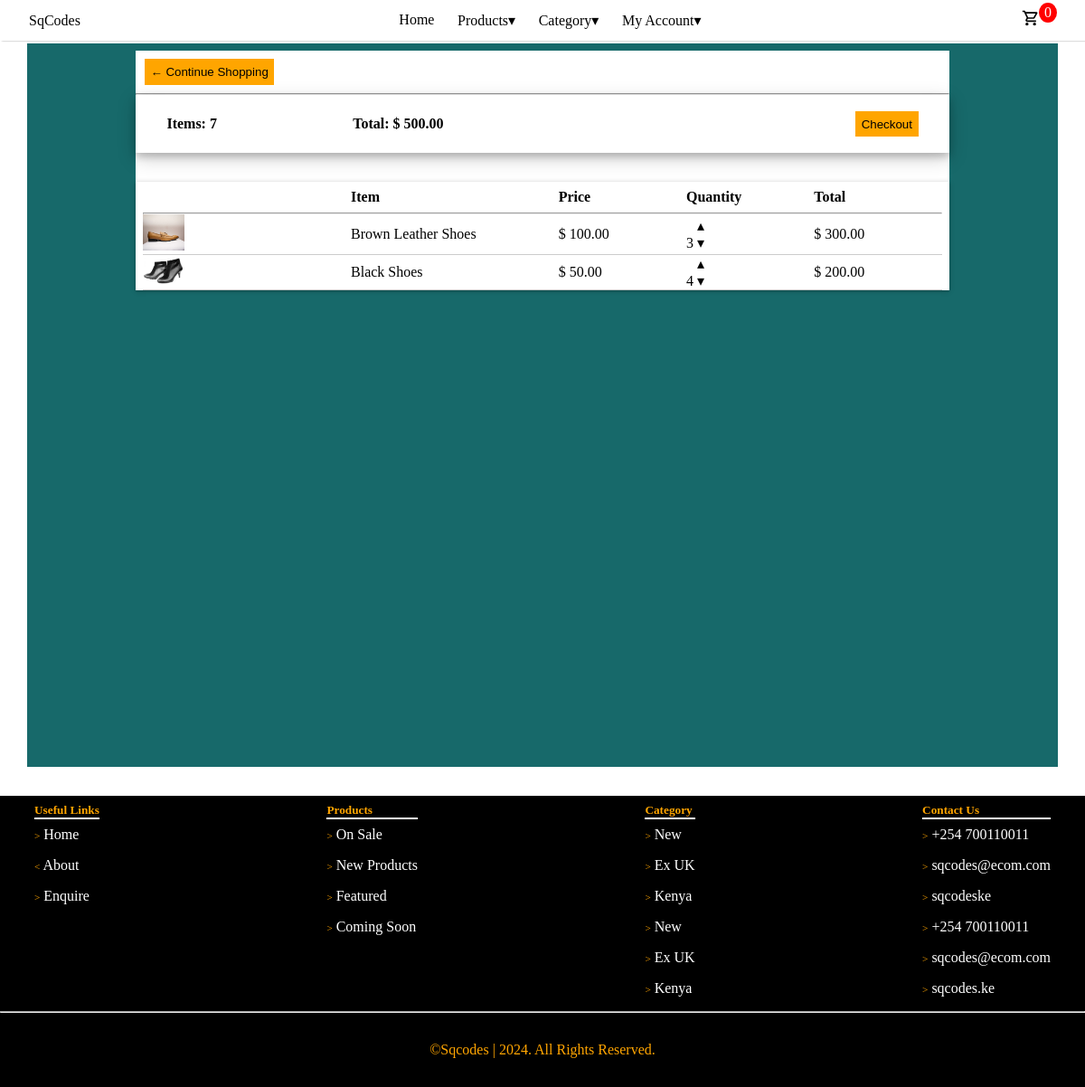
The app's page /cart/ (signed in) with its own data.
### store/models.py (models this page shows, shortened)
class Order(models.Model):
    customer = models.ForeignKey(Customer, on_delete=models.SET_NULL, blank=True, null=True)
    date = models.DateField(default=datetime.datetime.today)
    status = models.BooleanField(default=False)
    transaction_id = models.CharField(max_length=200, null=True)
    @property
    def get_cart_total(self):
        orderitems = self.orderitem_set.all()
        total = sum([item.get_total for item in orderitems])
        return total
    @property
    def get_cart_items(self):
        orderitems = self.orderitem_set.all()
        total = sum([item.quantity for item in orderitems])
        return total

class OrderItem(models.Model):
    product = models.ForeignKey(Product, on_delete=models.SET_NULL, blank=True, null=True)
    Order = models.ForeignKey(Order, on_delete=models.SET_NULL, blank=True, null=True)
    quantity = models.IntegerField(default=1)
    date = models.DateField(default=datetime.datetime.today)
    @property
    def get_total(self):
        total = self.product.price * self.quantity
        return total

class Product(models.Model):
    name = models.CharField(max_length=255)
    price = models.DecimalField(default=0, max_digits=9, decimal_places=2)
    category = models.ForeignKey(Category, on_delete=models.CASCADE, default=1)
    description = models.TextField(null=True, blank=True)
    image = models.ImageField(upload_to='uploads/products/')
    is_sale = models.BooleanField(default=False)
    sale_price = models.DecimalField(default=0, decimal_places=2, max_digits=8, null=True, blank=True)
    in_stock = models.BooleanField(default=True)
    stock_quantity = models.IntegerField(default=1)
    discount = models.DecimalField(default=0, max_digits=9, decimal_places=2, null=True, blank=True)
    percentage_discount = models.DecimalField(default=0, max_digits=5, decimal_places=0, null=True, blank=True)
    is_new = models.BooleanField(default=False)
    is_featured = models.BooleanField(default=False)
    @property
    def imageURL(self):
        try:
            url = self.image.url
        except:
            url = ''
        return url

### cart/views.py (the view)
# urls.py: path('cart/', views.cart, name='cart'),
def cart(request):
    if request.user.is_authenticated:
        customer = request.user.customer
        order, created = Order.objects.get_or_create(customer=customer, status=False)
        items = order.orderitem_set.all()
    else:
        items = []
        order = {'get_cart_total': 0, 'get_cart_items': 0}
    context = {
        'items': items,
        'order': order,
    }
    return render(request, 'cart/cart.html', context)

### cart/templates/cart/cart.html (shortened to what this page needs)
{% extends 'store/base.html' %}
{% load static %}
{% block content %}
    <div class="container">
        <div class="cart-container">
            <table>
                <div class="continue-shopping">
                    <a href="{% url 'home' %}"><button>&larr; Continue Shopping</button></a>
                </div>
                <hr>
                <thead>
                    <tr>
                        <th>Items: <strong>{{order.get_cart_items}}</strong></th>
                        <th>Total: <strong>$ {{order.get_cart_total}}</strong></th>
                        <th class="checkout"><a href="{% url 'checkout' %}"><button type="button">Checkout</button></a></th>
                    </tr>
                </thead>
            </table>
            <div class="cart-elements-container">
                <div class="cart-element-header">
                    <div class="cart-item-name"><strong>Item</strong></div>
                    <div class="cart-item-price"><strong>Price</strong></div>
                    <div class="cart-item-quantity"><strong>Quantity</strong></div>
                    <div class="cart-item-total"><strong>Total</strong></div>
                </div>
                <hr>
                {% for item in items %}
                <div class="cart-element">
                    <div class="cart-item-image"><img src="{{item.product.imageURL}}" alt="" width="20%"></div>
                    <div class="cart-item-name">{{item.product.name}}</div>
                    <div class="cart-item-price">$ {{item.product.price}}</div>
                    <div class="cart-item-quantity">{{item.quantity}}
                        <p><span>&#9652</span><span>&#9662</span></p>
                    </div>
                    <div class="cart-item-total">$ {{item.get_total}}</div>
                </div>
                {% endfor %}
            </div>
        </div>
    </div>
{% endblock content %}

### static/css/main.css (style rules this page uses)
* { padding: 0; margin: 0; box-sizing: border-box; }
:root { --main-color: orange; --white-color: white; --black-color: black; --grey-color: #c9d1d1; }
html { font-size: 16px; }
body { min-height: 100vh; width: 100%; }
a { text-decoration: none; }
button { cursor: pointer; }
.container { min-height: 100vh; background-color: #17696a; width: 95%; margin: 3em auto; margin-bottom: 2em; padding: .5em; }

### static/css/cart.css (style rules this page uses)
.cart-container { width: 80%; margin: 0 auto; background-color: white; }
table { width: 100%; text-align: left; box-shadow: 0 4px 8px 0 rgba(0, 0, 0, 0.2), 0 6px 20px 0 rgba(0, 0, 0, 0.2); padding: 1em 2em; margin-bottom: 2em; }
table .checkout { text-align: right; }
.cart-elements-container { box-shadow: 0 1px 2px 0 rgba(0, 0, 0, 0.2), 0 1px 6px 0 rgba(0, 0, 0, 0.2); padding: 0 .5em; }
.cart-element-header, .cart-element { display: flex; justify-content: center; flex-wrap: wrap; align-items: center; }
.cart-element-header { padding: .5em 0; }
.cart-element { border-bottom: 1px solid rgba(0, 0, 0, 0.2); }
.cart-item-image, .cart-item-name { flex: 25%; }
.cart-item-price, .cart-item-quantity, .cart-item-total { flex: 15%; }
.cart-item-quantity p { display: inline-block; }
.cart-item-quantity p span { display: block; }
.cart-container button { cursor: pointer; padding: .5em; background-color: orange; border: none; }
.continue-shopping button { margin: .7em; }

### records on screen
Order: get_cart_items "7", get_cart_total "500.00"
OrderItem: product.imageURL (picture), product.name "Brown Leather Shoes", product.price "100.00", quantity "3", get_total "300.00"
OrderItem: product.imageURL (picture), product.name "Black Shoes", product.price "50.00", quantity "4", get_total "200.00"
